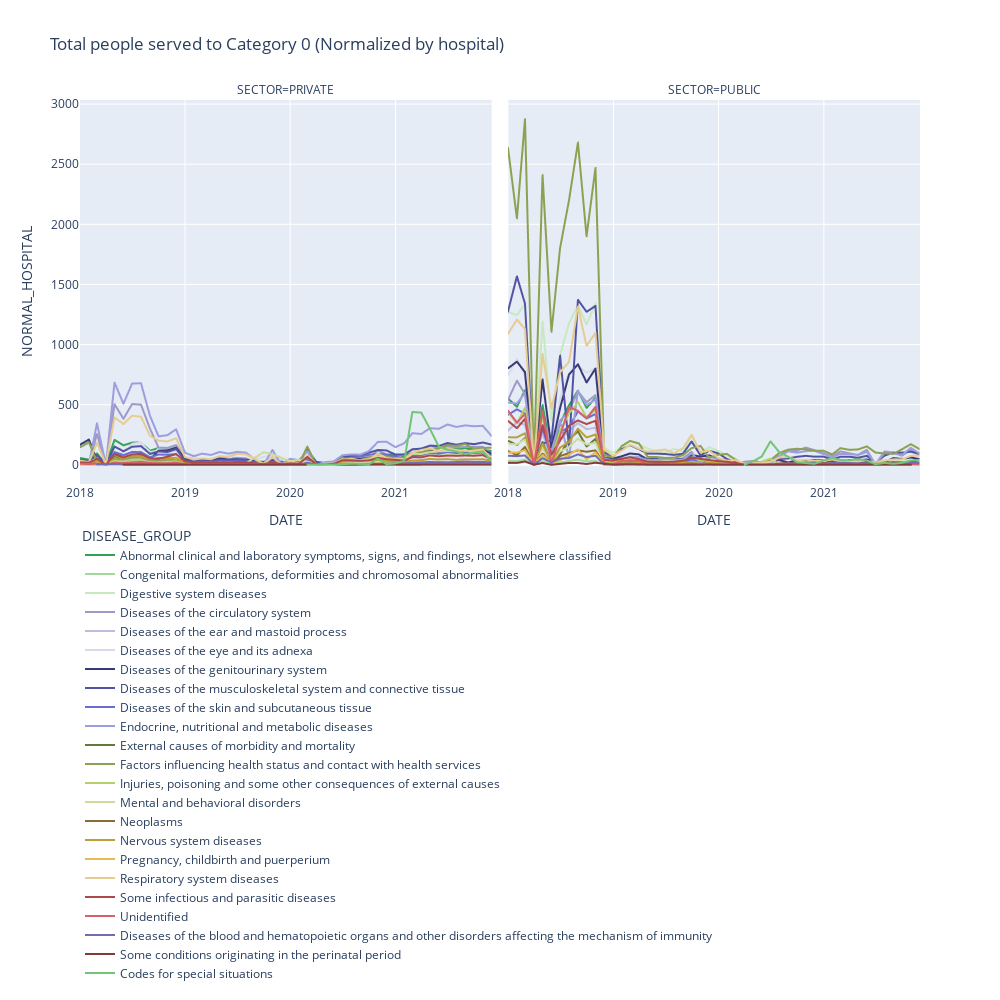

Notebook cell for this chart:
### Code cell
fig = px.line(data_temp, 
                 x="DATE", 
                 y="NORMAL_HOSPITAL", 
                 color="DISEASE_GROUP", 
                 facet_col="SECTOR",
                 width=1000, height=1000,
                 color_discrete_map = dict_colors,
                 title='Total people served to Category ' + CATEGORIA_STUDIO + ' (Normalized by hospital)',
             )

fig.update_layout(legend=dict(yanchor="top",
                              y=-0.1,
                              xanchor="left",
                              x=0
                             ),
                  showlegend=True
                 )

fig.show()
fig.write_html("results/Sector_Normalized_Hospitals_Cat-"+CATEGORIA_STUDIO+"_line.html")
